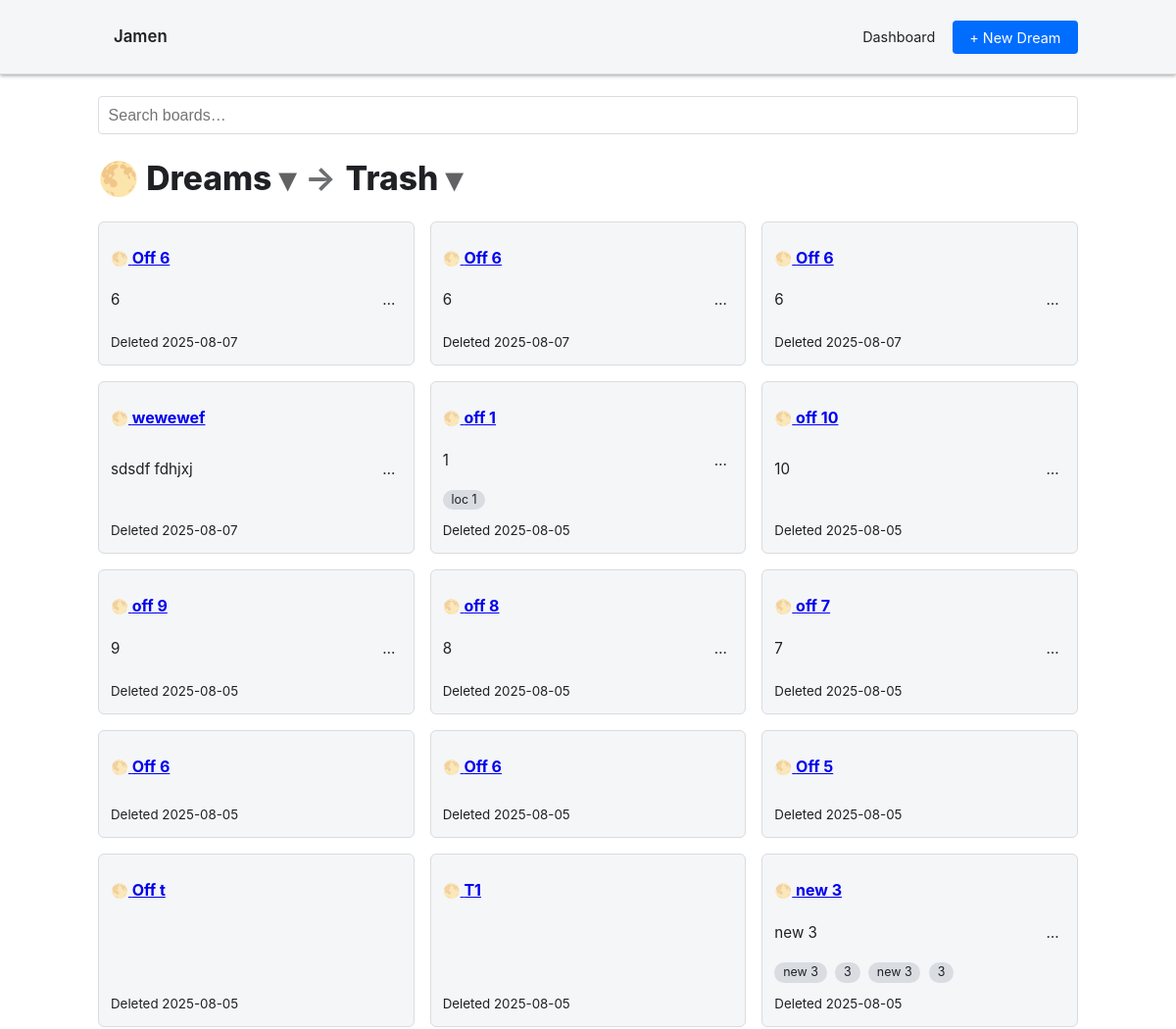
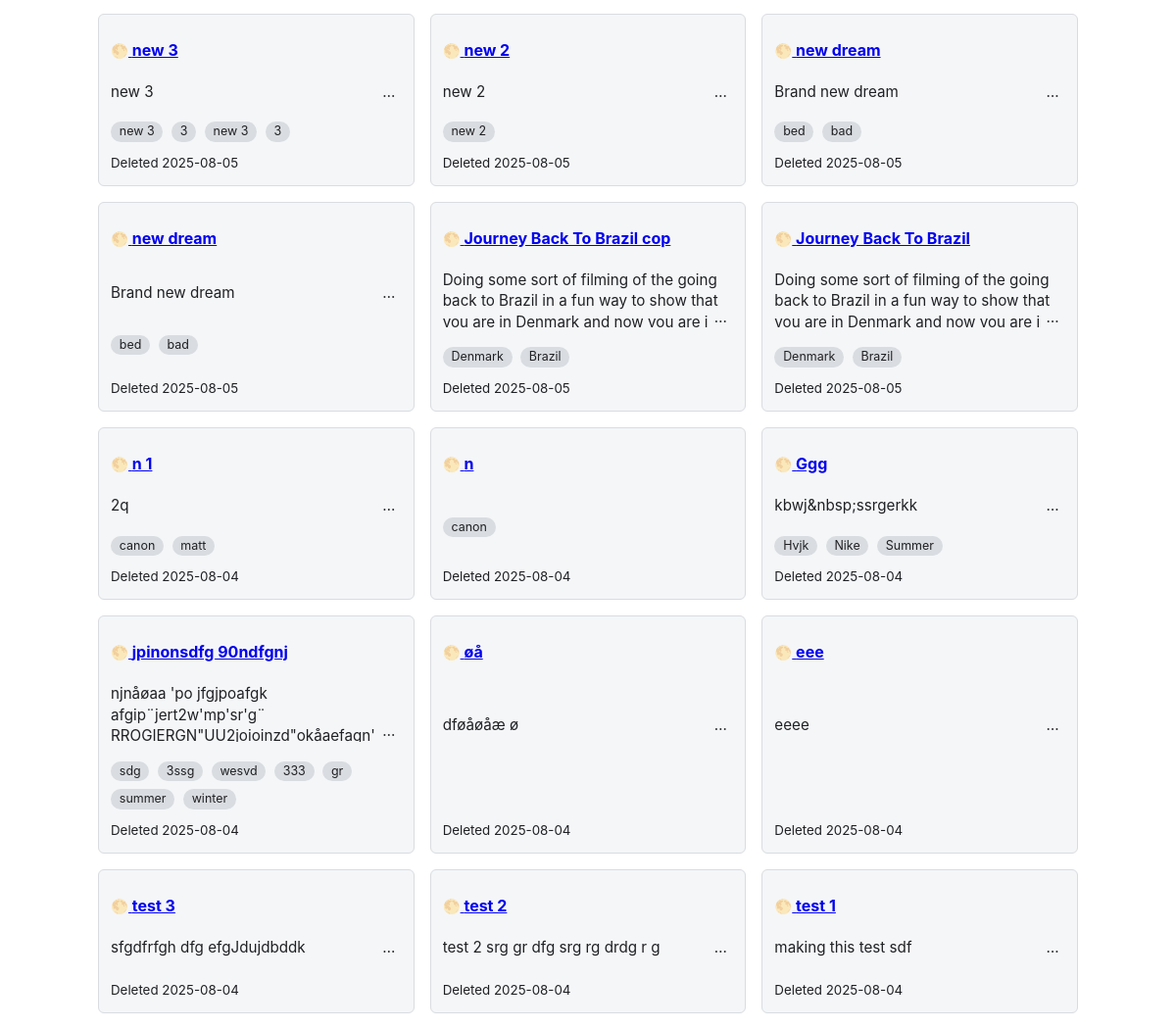
The app's page /dashboard/dream/trash with its own data (2 pictures, top to bottom).
### tables this page shows
CREATE TABLE `dream_boards` (
  `id` int NOT NULL,
  `slug` char(10) DEFAULT NULL,
  `user_id` int DEFAULT NULL,
  `title` varchar(255) DEFAULT NULL,
  `description` text,
  `created_at` datetime DEFAULT CURRENT_TIMESTAMP,
  `updated_at` datetime DEFAULT CURRENT_TIMESTAMP ON UPDATE CURRENT_TIMESTAMP,
  `archived` tinyint(1) NOT NULL DEFAULT '0',
  `deleted_at` datetime DEFAULT NULL,
  `type` varchar(20) DEFAULT 'dream'
);

### controllers/home.php (called while the page is built, shortened)
<?php
require_once __DIR__ . '/../models/dream.php';
require_once __DIR__ . '/../app/auth.php';
class home_controller
{
    public static function dashboard_type_filter(string $type, string $filter) { self::loadDashboard($type, $filter); }
    private static function loadDashboard(string $type, string $filter): void
    {
        global $db, $currentUserId;
        $boardType  = $type;
        $dreams     = dream_model::listByType($db, $currentUserId, $type, $filter);
        include __DIR__ . '/../views/dashboard.php';
		include __DIR__ . '/../views/layout.php';
    }
}

### index.php (called while the page is built, shortened)
<?php
require_once __DIR__.'/app/routes.php';
$uri = parse_url($_SERVER['REQUEST_URI'], PHP_URL_PATH);
route(rtrim($uri,'/'));
?>

### app/auth.php (called while the page is built, shortened)
<?php
$currentUserId = (int) $_SESSION['user_id'];

### models/dream.php (called while the page is built, shortened)
<?php
class dream_model
{
	public static function getAnchors(PDO $db, int $boardId): array
	{
		$map = [
			'locations' => ['table' => 'dream_locations', 'col' => 'location'],
			'brands'    => ['table' => 'dream_brands',    'col' => 'brand'],
			'people'    => ['table' => 'dream_people',    'col' => 'person'],
			'seasons'   => ['table' => 'dream_seasons',   'col' => 'season'],
		];
		$anchors = [];
		foreach ($map as $type => $info) {
			$sql  = "SELECT {$info['col']} AS val FROM {$info['table']} WHERE dream_id = ?";
			$stmt = $db->prepare($sql);
			$stmt->execute([$boardId]);
			$anchors[$type] = $stmt->fetchAll(PDO::FETCH_COLUMN);
		}
		return $anchors;
	}
	public static function listByType(PDO $db, int $userId, string $type, string $filter): array
	{
		$where = "user_id = ? AND type = ?";
		if ($filter === 'archived') {
			$where .= " AND archived = 1 AND deleted_at IS NULL";
		} elseif ($filter === 'trash') {
			$where .= " AND deleted_at IS NOT NULL";
		} else {
			$where .= " AND archived = 0 AND deleted_at IS NULL";
		}
		$stmt = $db->prepare("
			SELECT id, slug, title, description, created_at, deleted_at
			FROM dream_boards
			WHERE $where
			ORDER BY created_at DESC
		");
		$stmt->execute([$userId, $type]);
		$boards = $stmt->fetchAll(PDO::FETCH_ASSOC);
		foreach ($boards as &$b) {
			$b['anchors'] = self::getAnchors($db, (int)$b['id']);
		}
		return $boards;
	}
}

### views/dashboard.php (the view, shortened to what this page needs)
<?php
$boardLabels = [
  'dream'  => '🌕 Dreams',
  'vision' => '📄 Visions',
  'mood'   => '🎨 Moods',
  'trip'   => '🗺️ Trips',
];
$boardType   = $boardType ?? 'dream';
$filter      = $filter ?? 'active';
$activeLabel = ucfirst($filter);
$currentTypeLabel = $boardLabels[$boardType] ?? 'Boards';
?>
<input id="search" type="search" placeholder="Search boards…" style="width:100%;margin-bottom:1rem;padding:.6rem;border:1px solid var(--border);border-radius:4px;">
<h1 class="dash-title">
  <span class="dash-dd" id="dd-type">
    <button type="button" aria-haspopup="menu" aria-expanded="false">
      <span><?= htmlspecialchars($currentTypeLabel) ?></span>
      <span class="chev">▾</span>
    </button>
  </span>
  <span class="sep">→</span>
  <span class="dash-dd" id="dd-state">
    <button type="button" aria-haspopup="menu" aria-expanded="false">
      <span><?= htmlspecialchars($activeLabel) ?></span>
      <span class="chev">▾</span>
    </button>
  </span>
</h1>
<?php if (empty($dreams)): ?>
  <div class="empty-state">
    <p>No <?= htmlspecialchars($filter) ?> boards found.</p>
    <?php if ($filter === 'active' && $boardType !== 'trip'): ?>
      <a class="btn" href="/<?= $boardType ?>s/new">➕ Create Your First <?= htmlspecialchars($boardTypes[$boardType] ?? ucfirst($boardType)) ?></a>
    <?php elseif ($boardType === 'trip'): ?>
      <span class="hint" style="opacity:.75;">Trips are generated when a Vision is paired with a Mood board.</span>
    <?php endif; ?>
  </div>
<?php else: ?>
  <div class="dashboard-grid">
    <?php foreach ($dreams as $d): ?>
      <div class="dashboard-card">
        <h3>
          <a href="/<?= $boardType ?>s/<?= htmlspecialchars($d['slug']) ?>">
            <span class="board-tag board-tag-<?= $boardType ?>">
              <?= htmlspecialchars(mb_substr($boardLabels[$boardType] ?? '❓', 0, 2)) ?>
            </span>
            <?= htmlspecialchars($d['title']) ?>
          </a>
        </h3>
        <?php if (!empty($d['description'])): ?>
          <div class="card-excerpt">
            <?= htmlspecialchars(strip_tags($d['description'])) ?>
          </div>
        <?php endif; ?>
        <div class="card-chips">
          <?php foreach (($d['anchors'] ?? []) as $list): ?>
            <?php foreach ($list as $val): ?>
              <span class="chip"><?= htmlspecialchars($val) ?></span>
            <?php endforeach; ?>
          <?php endforeach; ?>
        </div>
        <small class="text-muted">
          <?= $filter === 'trash'
            ? 'Deleted ' . date('Y-m-d', strtotime($d['deleted_at']))
            : 'Created ' . date('Y-m-d', strtotime($d['created_at'])) ?>
        </small>
      </div>
    <?php endforeach; ?>
  </div>
<?php endif; ?>

### app/routes.php (shortened to what this page needs)
<?php
function route(string $uri): void
{
    foreach ($routes as $pattern => $target) {
        if (preg_match('@^' . $pattern . '$@', $uri, $matches)) {
            $class = $target[0] . '_controller';
            if (is_callable([$class, $target[1]])) {
                call_user_func_array(
                    [$class, $target[1]],
                    array_slice($matches, 1)
                );
                return;
            }
        }
    }
}
?>

### public/css/style.css (style rules this page uses)
:root { --bg-base: #1c1d22; --bg-card: #26272d; --accent: #4dabf7; --accent-hover: #71c5ff; --border: #393a40; --text-main: #e9e9ef; --text-muted: #9a9ba1; --radius: 8px; --space: 1.2rem; --shadow: 0 1px 4px rgba(0,0,0,.4); }
@media (prefers-color-scheme: light) { :root, body.light { --bg-base: #ffffff; --bg-card: #f4f6f8; --accent: #006dff; --accent-hover: #096bff; --border: #d9dce0; --text-main: #202124; --text-muted: #5f6368; } }
body { margin:0; font-family: Inter, Roboto, system-ui,-apple-system,sans-serif; background:var(--bg-base); color:var(--text-main); }
h1,h2,h3 { margin:.4rem 0 .8rem; }
h1 { font-size:1.6rem; }
h3 { font-size:1rem;color:var(--accent); }
.chip { display:inline-block;margin:.15rem .25rem .25rem 0;padding:.25rem .55rem; background:var(--border);border-radius:16px;font-size:.78rem; color:var(--text-main);line-height:1; }
.dashboard-grid { display: grid; grid-template-columns: repeat(auto-fit, minmax(280px, 1fr)); gap: 1.5rem; margin-top: 1.5rem; }
.dashboard-card { background: var(--bg-card); border: 1px solid var(--border); border-radius: var(--radius); padding: 1rem; display: flex; flex-direction: column; justify-content: space-between; transition: transform .15s, box-shadow .15s; }
.card-excerpt { color: var(--text-main); font-size: .95rem; line-height: 1.3; max-height: 3.9em; overflow: hidden; position: relative; }
.card-excerpt:after { content: '…'; position: absolute; bottom: 0; right: 0; background: var(--bg-card); padding: 0 .4rem; }
.card-chips { margin: .8rem 0; }
.card-excerpt { display: -webkit-box; -webkit-line-clamp: 3; -webkit-box-orient: vertical; overflow: hidden; margin: .5rem 0 1rem; color: var(--text-main); font-size: .95rem; line-height: 1.4; }
.dashboard-grid { display:grid; grid-template-columns:repeat(auto-fit,minmax(280px,1fr)); gap:1rem; }
.dashboard-card { background:var(--bg-card); border:1px solid var(--border); border-radius:var(--radius); padding:1rem; display:flex; flex-direction:column; }
.card-excerpt { display:-webkit-box; -webkit-line-clamp:3; -webkit-box-orient:vertical; overflow:hidden; margin:.5rem 0; color:var(--text-main); line-height:1.4; }
.card-chips { margin:.5rem 0; }
.dashboard-card { position: relative; }
body { font-size: 1rem; line-height: 1.5; }
h1, h2, h3 { margin-top: 0.75rem; margin-bottom: 0.5rem; }
input, textarea, select, button { font-size: 1rem; border-radius: 4px; }
input, textarea, select { width: 100%; margin-bottom: 1rem; padding: 0.75rem; border: 1px solid var(--border); }
.dashboard-grid { display: flex; flex-direction: column; gap: 1rem; }
.dashboard-card { padding: 0.75rem; border: 1px solid var(--border); border-radius: 6px; }
@media (min-width: 600px) { .dashboard-grid { display: grid; grid-template-columns: repeat(auto-fit, minmax(280px, 1fr)); } }
.board-tag { font-size: 0.9rem; opacity: 0.8; margin-bottom: 0.3rem; display: inline-block; }
.board-tag-dream { color: #aaa; }

### views/dashboard.php (style rules this page uses)
.dash-title { display:flex; align-items:center; gap:.6rem; font-weight:800; font-size:2.1rem; line-height:1.15; margin: .6rem 0 1rem; }
.dash-title .sep { opacity:.65; font-weight:700; }
.dash-dd { position:relative; display:inline-block; }
.dash-dd button { display:inline-flex; align-items:center; gap:.45rem; background:transparent; border:0; color:inherit; font: inherit; padding:0; cursor:pointer; }
.dash-dd .chev { display:inline-block; transform:translateY(1px); opacity:.7; transition:transform .12s ease; }
#search { margin-top:.4rem!important; }

### records on screen
dream_boards: title "Off 6", description "6", deleted_at "2025-08-07"
dream_boards: title "Off 6", description "6", deleted_at "2025-08-07"
dream_boards: title "Off 6", description "6", deleted_at "2025-08-07"
dream_boards: title "wewewef", description "sdsdf fdhjxj", deleted_at "2025-08-07"
dream_boards: title "off 1", description "1", val "loc 1", deleted_at "2025-08-05"
dream_boards: title "off 10", description "10", deleted_at "2025-08-05"
dream_boards: title "off 9", description "9", deleted_at "2025-08-05"
dream_boards: title "off 8", description "8", deleted_at "2025-08-05"
dream_boards: title "off 7", description "7", deleted_at "2025-08-05"
dream_boards: title "Off 6", deleted_at "2025-08-05"
dream_boards: title "Off 6", deleted_at "2025-08-05"
dream_boards: title "Off 5", deleted_at "2025-08-05"
dream_boards: title "Off t", deleted_at "2025-08-05"
dream_boards: title "T1", deleted_at "2025-08-05"
dream_boards: title "new 3", description "new 3", val "new 3", val "3", deleted_at "2025-08-05"
dream_boards: title "new 3", description "new 3", val "new 3", val "3", deleted_at "2025-08-05"
dream_boards: title "new 2", description "new 2", val "new 2", deleted_at "2025-08-05"
dream_boards: title "new dream", description "Brand new dream", val "bed", val "bad", deleted_at "2025-08-05"
dream_boards: title "new dream", description "Brand new dream", val "bed", val "bad", deleted_at "2025-08-05"
dream_boards: title "Journey Back To Brazil cop", description "Doing some sort of filming of the going back to Brazil in a fun way to show that you are in Denmark and now you are…", val "Denmark", val "Brazil", deleted_at "2025-08-05"
dream_boards: title "Journey Back To Brazil", description "Doing some sort of filming of the going back to Brazil in a fun way to show that you are in Denmark and now you are…", val "Denmark", val "Brazil", deleted_at "2025-08-05"
dream_boards: title "n 1", description "2q", val "canon", val "matt", deleted_at "2025-08-04"
dream_boards: title "n", val "canon", deleted_at "2025-08-04"
dream_boards: title "Ggg", description "kbwj&nbsp;ssrgerkk", val "Hvjk", val "Nike", val "Summer", deleted_at "2025-08-04"
dream_boards: title "jpinonsdfg 90ndfgnj", description "njnåøaa 'po jfgjpoafgk…", val "sdg", val "3ssg", val "wesvd", val "333", val "gr", val "summer", val "winter", deleted_at "2025-08-04"
dream_boards: title "øå", description "dføåøåæ ø", deleted_at "2025-08-04"
dream_boards: title "eee", description "eeee", deleted_at "2025-08-04"
dream_boards: title "test 3", description "sfgdfrfgh dfg efgJdujdbddk", deleted_at "2025-08-04"
dream_boards: title "test 2", description "test 2 srg gr dfg srg rg drdg r g", deleted_at "2025-08-04"
dream_boards: title "test 1", description "making this test sdf", deleted_at "2025-08-04"
